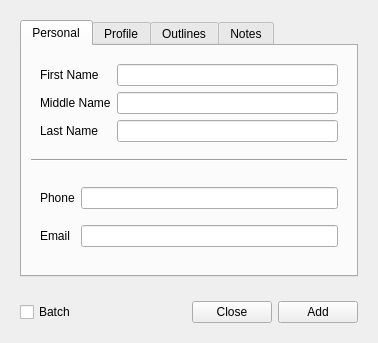
<?xml version="1.0" encoding="UTF-8"?>
<ui version="4.0">
 <class>AddBrotherWindow</class>
 <widget class="QDialog" name="AddBrotherWindow">
  <property name="geometry">
   <rect>
    <x>0</x>
    <y>0</y>
    <width>378</width>
    <height>343</height>
   </rect>
  </property>
  <property name="windowTitle">
   <string>Add Brother</string>
  </property>
  <layout class="QGridLayout" name="gridLayout_2">
   <item row="0" column="0">
    <widget class="QFrame" name="frame_7">
     <property name="frameShape">
      <enum>QFrame::NoFrame</enum>
     </property>
     <property name="frameShadow">
      <enum>QFrame::Plain</enum>
     </property>
     <layout class="QVBoxLayout" name="verticalLayout">
      <item>
       <widget class="QTabWidget" name="tabWidget">
        <property name="tabPosition">
         <enum>QTabWidget::North</enum>
        </property>
        <property name="tabShape">
         <enum>QTabWidget::Rounded</enum>
        </property>
        <property name="currentIndex">
         <number>0</number>
        </property>
        <property name="elideMode">
         <enum>Qt::ElideNone</enum>
        </property>
        <property name="documentMode">
         <bool>false</bool>
        </property>
        <widget class="QWidget" name="tab">
         <attribute name="title">
          <string>Personal</string>
         </attribute>
         <layout class="QGridLayout" name="gridLayout_3">
          <item row="1" column="0">
           <widget class="Line" name="line">
            <property name="orientation">
             <enum>Qt::Horizontal</enum>
            </property>
           </widget>
          </item>
          <item row="0" column="0">
           <widget class="QFrame" name="frame_2">
            <property name="layoutDirection">
             <enum>Qt::LeftToRight</enum>
            </property>
            <property name="frameShape">
             <enum>QFrame::NoFrame</enum>
            </property>
            <property name="frameShadow">
             <enum>QFrame::Plain</enum>
            </property>
            <layout class="QGridLayout" name="gridLayout">
             <item row="5" column="0">
              <widget class="QLabel" name="label_3">
               <property name="text">
                <string>Last Name</string>
               </property>
               <property name="wordWrap">
                <bool>false</bool>
               </property>
              </widget>
             </item>
             <item row="0" column="0">
              <widget class="QLabel" name="label">
               <property name="text">
                <string>First Name</string>
               </property>
               <property name="wordWrap">
                <bool>false</bool>
               </property>
              </widget>
             </item>
             <item row="3" column="0">
              <widget class="QLabel" name="label_2">
               <property name="text">
                <string>Middle Name</string>
               </property>
               <property name="wordWrap">
                <bool>false</bool>
               </property>
              </widget>
             </item>
             <item row="0" column="1">
              <widget class="QLineEdit" name="line_f_name"/>
             </item>
             <item row="3" column="1">
              <widget class="QLineEdit" name="line_m_name"/>
             </item>
             <item row="5" column="1">
              <widget class="QLineEdit" name="line_l_name"/>
             </item>
            </layout>
           </widget>
          </item>
          <item row="2" column="0">
           <widget class="QFrame" name="frame_3">
            <property name="frameShape">
             <enum>QFrame::NoFrame</enum>
            </property>
            <property name="frameShadow">
             <enum>QFrame::Plain</enum>
            </property>
            <layout class="QGridLayout" name="gridLayout_4">
             <item row="0" column="0">
              <widget class="QLabel" name="label_4">
               <property name="text">
                <string>Phone</string>
               </property>
              </widget>
             </item>
             <item row="0" column="1">
              <widget class="QLineEdit" name="line_phone"/>
             </item>
             <item row="1" column="0">
              <widget class="QLabel" name="label_5">
               <property name="text">
                <string>Email</string>
               </property>
              </widget>
             </item>
             <item row="1" column="1">
              <widget class="QLineEdit" name="line_email"/>
             </item>
            </layout>
           </widget>
          </item>
         </layout>
        </widget>
        <widget class="QWidget" name="tab_2">
         <attribute name="title">
          <string>Profile</string>
         </attribute>
         <layout class="QGridLayout" name="gridLayout_7">
          <item row="0" column="0">
           <widget class="QFrame" name="frame_4">
            <property name="frameShape">
             <enum>QFrame::NoFrame</enum>
            </property>
            <property name="frameShadow">
             <enum>QFrame::Plain</enum>
            </property>
            <layout class="QGridLayout" name="gridLayout_8">
             <item row="0" column="0">
              <widget class="QLabel" name="label_6">
               <property name="text">
                <string>Congregation</string>
               </property>
              </widget>
             </item>
             <item row="0" column="1">
              <widget class="QComboBox" name="combo_congregation"/>
             </item>
             <item row="1" column="0">
              <widget class="QLabel" name="label_7">
               <property name="text">
                <string>Responsibility</string>
               </property>
              </widget>
             </item>
             <item row="1" column="1">
              <widget class="QComboBox" name="combo_publisher">
               <item>
                <property name="text">
                 <string>Elder</string>
                </property>
               </item>
               <item>
                <property name="text">
                 <string>Ministerial Servant</string>
                </property>
               </item>
               <item>
                <property name="text">
                 <string>Publisher</string>
                </property>
               </item>
              </widget>
             </item>
            </layout>
           </widget>
          </item>
          <item row="1" column="0">
           <widget class="Line" name="line_2">
            <property name="orientation">
             <enum>Qt::Horizontal</enum>
            </property>
           </widget>
          </item>
          <item row="2" column="0">
           <widget class="QFrame" name="frame_5">
            <property name="frameShape">
             <enum>QFrame::NoFrame</enum>
            </property>
            <property name="frameShadow">
             <enum>QFrame::Plain</enum>
            </property>
            <layout class="QGridLayout" name="gridLayout_9">
             <item row="0" column="0" colspan="3">
              <widget class="QLabel" name="label_8">
               <property name="text">
                <string>Brother serves in the following capacity:</string>
               </property>
               <property name="wordWrap">
                <bool>true</bool>
               </property>
              </widget>
             </item>
             <item row="1" column="0">
              <widget class="QCheckBox" name="check_chairman">
               <property name="text">
                <string>Chairman</string>
               </property>
              </widget>
             </item>
             <item row="1" column="1">
              <widget class="QCheckBox" name="check_speaker">
               <property name="text">
                <string>Speaker</string>
               </property>
              </widget>
             </item>
             <item row="1" column="2">
              <widget class="QCheckBox" name="check_talkC">
               <property name="text">
                <string>Talk Coordinator</string>
               </property>
              </widget>
             </item>
            </layout>
           </widget>
          </item>
         </layout>
        </widget>
        <widget class="QWidget" name="tab_4">
         <attribute name="title">
          <string>Outlines</string>
         </attribute>
         <attribute name="toolTip">
          <string>Add or remove assigned outlines.</string>
         </attribute>
         <layout class="QVBoxLayout" name="verticalLayout_2">
          <item>
           <layout class="QGridLayout" name="gridLayout_10">
            <item row="1" column="0">
             <widget class="QTableView" name="tableView"/>
            </item>
           </layout>
          </item>
          <item>
           <widget class="QPushButton" name="pushButton">
            <property name="text">
             <string>Assign Outlines</string>
            </property>
           </widget>
          </item>
         </layout>
        </widget>
        <widget class="QWidget" name="tab_3">
         <attribute name="title">
          <string>Notes</string>
         </attribute>
         <layout class="QGridLayout" name="gridLayout_5">
          <item row="0" column="0">
           <widget class="QFrame" name="frame_6">
            <property name="frameShape">
             <enum>QFrame::NoFrame</enum>
            </property>
            <property name="frameShadow">
             <enum>QFrame::Plain</enum>
            </property>
            <layout class="QGridLayout" name="gridLayout_6">
             <item row="0" column="0">
              <widget class="QTextEdit" name="text_note"/>
             </item>
            </layout>
           </widget>
          </item>
         </layout>
        </widget>
       </widget>
      </item>
     </layout>
    </widget>
   </item>
   <item row="1" column="0">
    <widget class="QFrame" name="frame">
     <property name="frameShape">
      <enum>QFrame::NoFrame</enum>
     </property>
     <property name="frameShadow">
      <enum>QFrame::Plain</enum>
     </property>
     <layout class="QHBoxLayout" name="horizontalLayout">
      <item>
       <widget class="QCheckBox" name="check_batch">
        <property name="enabled">
         <bool>true</bool>
        </property>
        <property name="text">
         <string>Batch</string>
        </property>
       </widget>
      </item>
      <item>
       <spacer name="horizontalSpacer">
        <property name="orientation">
         <enum>Qt::Horizontal</enum>
        </property>
        <property name="sizeHint" stdset="0">
         <size>
          <width>40</width>
          <height>20</height>
         </size>
        </property>
       </spacer>
      </item>
      <item>
       <widget class="QPushButton" name="button_close">
        <property name="text">
         <string>Close</string>
        </property>
       </widget>
      </item>
      <item>
       <widget class="QPushButton" name="button_add">
        <property name="text">
         <string>Add</string>
        </property>
       </widget>
      </item>
     </layout>
    </widget>
   </item>
  </layout>
 </widget>
 <tabstops>
  <tabstop>tabWidget</tabstop>
  <tabstop>line_f_name</tabstop>
  <tabstop>line_m_name</tabstop>
  <tabstop>line_l_name</tabstop>
  <tabstop>line_phone</tabstop>
  <tabstop>line_email</tabstop>
  <tabstop>combo_congregation</tabstop>
  <tabstop>combo_publisher</tabstop>
  <tabstop>check_chairman</tabstop>
  <tabstop>check_speaker</tabstop>
  <tabstop>check_talkC</tabstop>
  <tabstop>text_note</tabstop>
  <tabstop>button_close</tabstop>
  <tabstop>button_add</tabstop>
  <tabstop>check_batch</tabstop>
 </tabstops>
 <resources/>
 <connections>
  <connection>
   <sender>button_close</sender>
   <signal>clicked()</signal>
   <receiver>AddBrotherWindow</receiver>
   <slot>close()</slot>
   <hints>
    <hint type="sourcelabel">
     <x>238</x>
     <y>305</y>
    </hint>
    <hint type="destinationlabel">
     <x>195</x>
     <y>168</y>
    </hint>
   </hints>
  </connection>
 </connections>
</ui>
